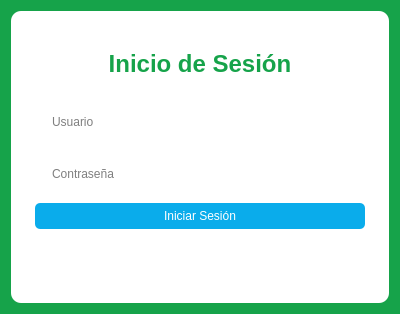
<?xml version="1.0" encoding="UTF-8"?>
<ui version="4.0">
 <class>Form</class>
 <widget class="QWidget" name="Form">
  <property name="geometry">
   <rect>
    <x>0</x>
    <y>0</y>
    <width>400</width>
    <height>300</height>
   </rect>
  </property>
  <property name="styleSheet">
   <string notr="true">background-color: #16A34A;</string>
  </property>
  <layout class="QVBoxLayout" name="verticalLayout">
   <item>
    <widget class="QFrame" name="frame">
     <property name="frameShape">
      <enum>QFrame::StyledPanel</enum>
     </property>
     <property name="styleSheet">
      <string notr="true">background-color: #FFFFFF; border-radius: 10px; padding: 15px;</string>
     </property>
     <layout class="QVBoxLayout" name="frameLayout">
      <item>
       <widget class="QLabel" name="labelTitle">
        <property name="text">
         <string>Inicio de Sesión</string>
        </property>
        <property name="alignment">
         <set>Qt::AlignCenter</set>
        </property>
        <property name="styleSheet">
         <string notr="true">font-size: 18pt; font-weight: bold; color: #16A34A;</string>
        </property>
       </widget>
      </item>
      <item>
       <widget class="QLineEdit" name="lineEdit_user">
        <property name="placeholderText">
         <string>Usuario</string>
        </property>
       </widget>
      </item>
      <item>
       <widget class="QLineEdit" name="lineEdit_pass">
        <property name="placeholderText">
         <string>Contraseña</string>
        </property>
        <property name="echoMode">
         <enum>QLineEdit::Password</enum>
        </property>
       </widget>
      </item>
      <item>
       <widget class="QPushButton" name="pushButton">
        <property name="text">
         <string>Iniciar Sesión</string>
        </property>
        <property name="styleSheet">
         <string notr="true">background-color: #0AACEB; color: white; border-radius: 5px; padding: 6px;</string>
        </property>
       </widget>
      </item>
      <item>
       <widget class="QLabel" name="label_status">
        <property name="text">
         <string/>
        </property>
        <property name="alignment">
         <set>Qt::AlignCenter</set>
        </property>
        <property name="styleSheet">
         <string notr="true">font-weight: bold;</string>
        </property>
       </widget>
      </item>
     </layout>
    </widget>
   </item>
  </layout>
 </widget>
 <resources/>
 <connections/>
</ui>
